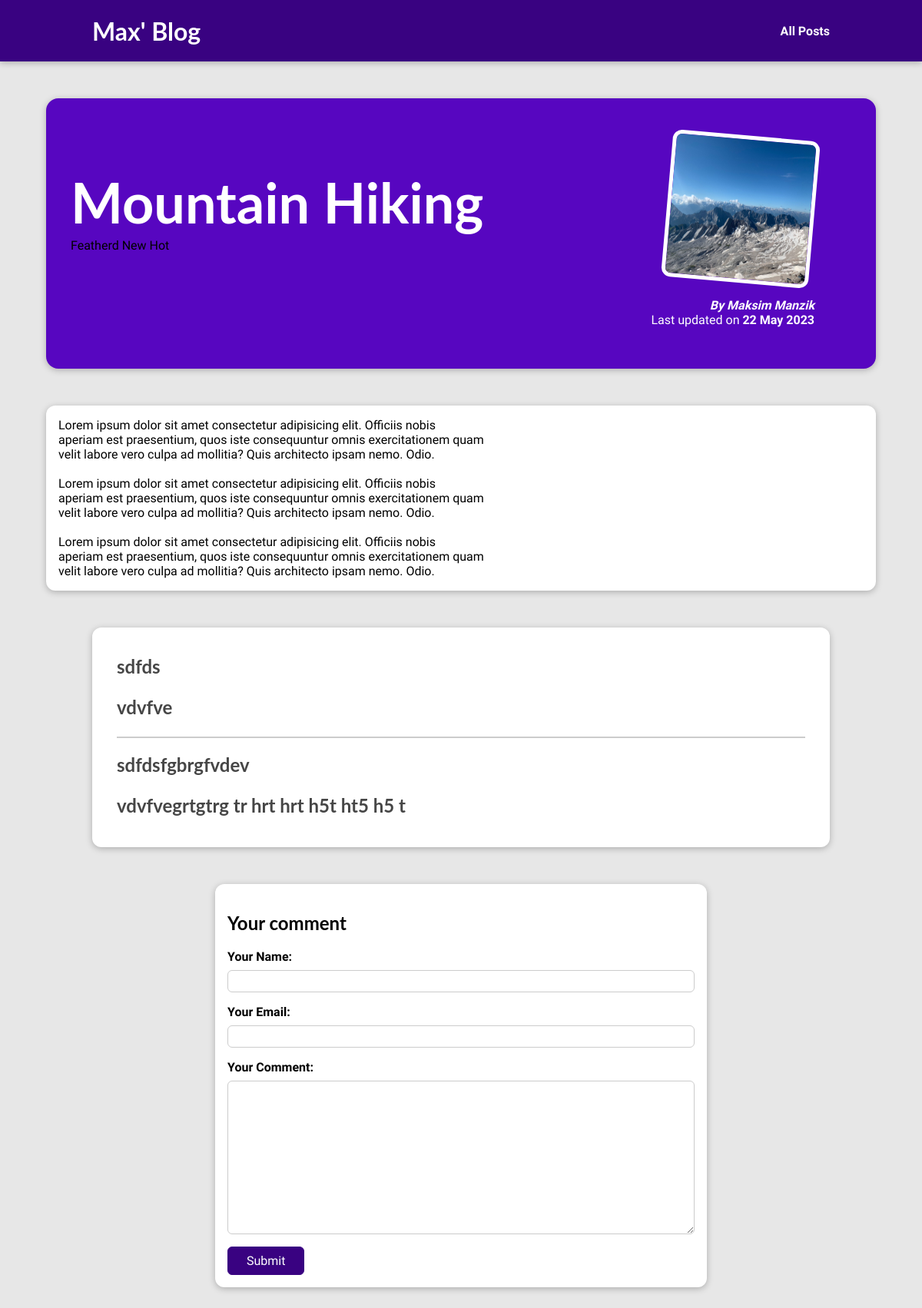
The page /podts/hike-in-the-mountains on the database its author committed.
### blog/models.py (models this page shows, shortened)
class Post(models.Model):
    title = models.CharField(max_length=200)
    excerpt = models.CharField(max_length=200)
    image = models.ImageField(upload_to='post', null=True)
    date = models.DateField(auto_now=True)
    slug = models.SlugField(unique=True, db_index=True)
    content = models.TextField(validators=[MinLengthValidator(10)])
    author = models.ForeignKey(
        Author, on_delete=models.SET_NULL, null=True, related_name="posts")
    tags = models.ManyToManyField(Tag)

class Tag(models.Model):
    caption = models.CharField(max_length=20)

class Author(models.Model):
    first_name = models.CharField(max_length=100)
    last_name = models.CharField(max_length=100)
    email_address = models.EmailField()
    def __str__(self):
        return f"{self.first_name} {self.last_name}"

class Comment(models.Model):
    user_name = models.CharField(max_length=100)
    user_email = models.EmailField()
    text = models.TextField(max_length=400)
    post = models.ForeignKey(Post, on_delete=models.CASCADE, related_name='comments')

### blog/views.py (the view, shortened to what this page needs)
# urls.py: path('podts/<slug:slug>', views.SinglePostView.as_view(), name='single_post'),
class SinglePostView(View):
    def get(self, request, slug):
        post = Post.objects.get(slug=slug)
        context = {
            'post': post,
            'tags': post.tags.all(),
            'form': CommentForm(),
            'comments': post.comments.all(),
        }
        return render(request, 'blog/single-post.html', context)

### blog/forms.py
class CommentForm(forms.ModelForm):
    class Meta:
        model = Comment
        exclude = ['post']
        labels = {
            'user_name': 'Your Name',
            'user_email': 'Your Email',
            'text': 'Your Comment'
        }

### blog/templates/blog/single-post.html (shortened to what this page needs)
{% extends 'base.html' %}
{% load static %}
{% block css_files %}
    <link rel="stylesheet" href="{% static 'blog/post-detail.css' %}">
{% endblock %}
{% block content %}
    <section id="summary">
        <h2>{{ post.title }}</h2>
        <div>
            {% for tag in tags %}
                <span>{{ tag.caption }}</span>
            {% endfor %}
        </div>
        <article>
            <img src="{{ post.image.url }}" alt="Post Title">
            <address>By <a href="mailto:{{ post.author.email_address }}">{{ post.author }}</a></address>
            <div>
                Last updated on
                <time>{{ post.date|date:"d M Y" }}</time>
            </div>
        </article>
    </section>
    <main>
        {{ post.content|linebreaksbr }}
    </main>
    <section id="comments">
        <ul>
            {% for comment in comments %}
                <li>
                    <h2>{{ comment.user_name }}</h2>
                    <h2>{{ comment.text|linebreaks }}</h2>
                </li>
            {% endfor %}
        </ul>
    </section>
    <section id="comment-form">
        <h2>Your comment</h2>
        <form action="{% url 'single_post' post.slug %}" method="POST">
            {% for field in form %}
                <div class="form-control {% if field.errors %}invalid{% endif %}">
                    {{ field.label_tag }}
                    {{ field }}
                </div>
            {% endfor %}
            <button>Submit</button>
        </form>
    </section>
{% endblock %}

### templates/base.html (shortened to what this page needs)
{% load static %}
<!doctype html>
<html lang="en">
<head>
    <link rel="stylesheet" href="{% static 'app.css' %}">
    {% block css_files %}{% endblock %}
</head>
<body>
    <header id="main-navigation">
        <h1><a href="{% url 'index' %}">Max' Blog</a></h1>
        <nav>
            <a href="{% url 'posts' %}">All Posts</a>
        </nav>
    </header>
{% block content %}
{% endblock %}
</body>
</html>

### simple_blog/static/app.css (style rules this page uses)
* { box-sizing: border-box; }
html { font-family: 'Open Sans', 'Lato', sans-serif; }
body { margin: 0; }
h1, h2, h3 { font-family: 'Lato', sans-serif; font-weight: bold; }
#main-navigation { width: 100%; height: 5rem; display: flex; justify-content: space-between; align-items: center; padding: 0 10%; position: absolute; top: 0; left: 0; }
#main-navigation a { text-decoration: none; color: white; font-weight: bold; }

### blog/static/blog/post-detail.css (style rules this page uses)
body { background-color: #e7e7e7; }
#main-navigation { background-color: #390281; box-shadow: 0 2px 8px rgba(0, 0, 0, 0.25); }
#summary { margin: 8rem auto 3rem auto; padding: 2rem; width: 90%; max-width: 90rem; border-radius: 16px; background-color: #5706c0; position: relative; box-shadow: 0 2px 8px rgba(0, 0, 0, 0.25); height: 22rem; }
#summary h2 { color: white; font-size: 4.5rem; margin-bottom: 0.25rem; }
#summary article { position: absolute; top: 2rem; right: 3rem; padding: 1rem 2rem; border-radius: 12px; text-align: right; color: white; }
#summary article img { width: 12rem; height: 12rem; border-radius: 12px; transform: rotateZ(5deg); border: 5px solid white; margin-bottom: 1rem; }
#summary address { font-weight: bold; }
#summary a { color: white; text-decoration: none; }
#summary time { font-weight: bold; }
main { width: 90%; max-width: 90rem; margin: 3rem auto; background-color: white; padding: 1rem; border-radius: 12px; box-shadow: 0 2px 8px rgba(0, 0, 0, 0.25); }
#comment-form { margin: 3rem auto; width: 90%; max-width: 40rem; border-radius: 12px; background-color: white; box-shadow: 0 2px 8px rgba(0, 0, 0, 0.25); padding: 1rem; }
#comment-form button { font: inherit; background-color: #390281; color: white; border: 1px solid #390281; padding: 0.5rem 1.5rem; border-radius: 6px; cursor: pointer; }
.form-control { margin-bottom: 1rem; }
.form-control label { font-weight: bold; margin-bottom: 0.5rem; display: block; }
.form-control input, .form-control textarea { display: block; width: 100%; font: inherit; padding: 0.25rem; border-radius: 6px; border: 1px solid #ccc; }
#comments { margin: 3rem auto; width: 90%; max-width: 60rem; border-radius: 12px; background-color: white; box-shadow: 0 2px 8px rgba(0, 0, 0, 0.25); padding: 1rem 2rem; }
#comments ul { list-style: none; margin: 0; padding: 0; }
#comments li { margin-bottom: 1rem; border-bottom: 2px solid #ccc; }
#comments li:last-of-type { border-bottom: none; }
#comments h2 { color: #464646; }

### rows shown on the page
Post: title "Mountain Hiking", image (picture), author "Maksim Manzik", date "22 May 2023", content "Lorem ipsum dolor sit amet consectetur adipisicing elit. Officiis nobis aperiam est praesentium, quos iste consequuntur omnis exercitationem quam velit labore vero culpa ad mollitia? Quis architecto ipsam nemo. Odio. Lorem ipsum dolor sit amet consectetur adipisicing elit. Officiis nobis aperiam est praesentium, quos iste consequuntur omnis exercitationem quam velit labore vero culpa ad mollitia? Quis architecto ipsam nemo. Odio. Lorem ipsum dolor sit amet consectetur adipisicing elit. Officiis nobis aperiam est praesentium, quos iste consequuntur omnis exercitationem quam velit labore vero culpa ad mollitia? Quis architecto ipsam nemo. Odio."
Tag: caption "Featherd"
Tag: caption "New"
Tag: caption "Hot"
Comment: user_name "sdfds", text "vdvfve"
Comment: user_name "sdfdsfgbrgfvdev", text "vdvfvegrtgtrg tr hrt hrt h5t ht5 h5 t"

### other values the page prints
{{ field.label_tag }} "Your Name:" "Your Email:" "Your Comment:"
